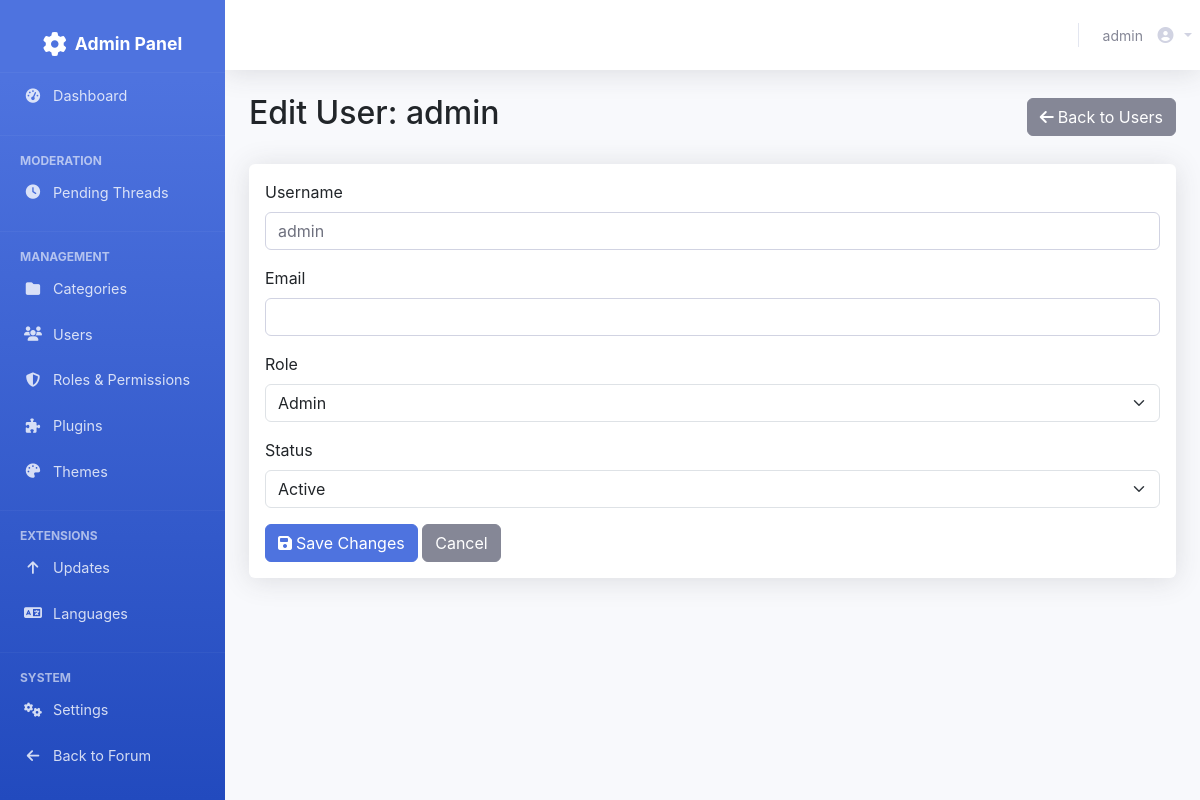
Screenshot of /admin/users/1/edit?id=1 (signed in) with the database file from the repository.
### tables this page shows
CREATE TABLE users (
                id INTEGER PRIMARY KEY AUTOINCREMENT,
                username TEXT UNIQUE NOT NULL,
                password TEXT NOT NULL,
                email TEXT,
                role TEXT DEFAULT 'user',
                avatar TEXT,
                created_at DATETIME DEFAULT CURRENT_TIMESTAMP
            , status TEXT DEFAULT 'active', suspension_time INTEGER DEFAULT 0, email_verified INTEGER DEFAULT 0);

### views/admin_user_edit.php (the view, shortened to what this page needs)
<?php include __DIR__.'/admin_header.php'; render_admin_header('Edit User: ' . escape($editUser['username'])); ?>
<div class="container-fluid">
    <div class="d-flex justify-content-between align-items-center mb-4">
        <h2>Edit User: <?= escape($editUser['username']) ?></h2>
        <a href="<?= url('admin_users') ?>" class="btn btn-secondary"><i class="fas fa-arrow-left me-1"></i>Back to Users</a>
    </div>
    <div class="card shadow mb-4">
        <div class="card-body">
            <form method="POST">
                <div class="mb-3">
                    <label class="form-label">Username</label>
                    <input type="text" name="username" class="form-control" value="<?= escape($editUser['username']) ?>" required>
                </div>
                <div class="mb-3">
                    <label class="form-label">Email</label>
                    <input type="email" name="email" class="form-control" value="<?= escape($editUser['email'] ?? '') ?>">
                </div>
                <div class="mb-3">
                    <label class="form-label">Role</label>
                    <select name="role" class="form-select">
                        <option value="admin" <?= $editUser['role'] === 'admin' ? 'selected' : '' ?>>Admin</option>
                    </select>
                </div>
                <div class="mb-3">
                    <label class="form-label">Status</label>
                    <select name="status" class="form-select">
                        <option value="active" <?= $editUser['status'] === 'active' ? 'selected' : '' ?>>Active</option>
                    </select>
                </div>
                <button type="submit" class="btn btn-primary"><i class="fas fa-save me-1"></i>Save Changes</button>
                <a href="<?= url('admin_users') ?>" class="btn btn-secondary">Cancel</a>
            </form>
        </div>
    </div>
</div>

### views/admin_header.php (shortened to what this page needs)
<?php
function render_admin_header($title = 'Admin Panel') {
?>
<!DOCTYPE html>
<html lang="en">
<head>
    <link href="https://cdn.jsdelivr.net/npm/bootstrap@5.3.3/dist/css/bootstrap.min.css" rel="stylesheet">
    <link href="https://cdnjs.cloudflare.com/ajax/libs/font-awesome/6.5.1/css/all.min.css" rel="stylesheet">
    <link href="<?= base_url() ?>/assets/admin.css" rel="stylesheet">
</head>
<body class="admin-layout">
    <div id="wrapper">
        <nav class="sidebar">
            <a class="sidebar-brand" href="<?= url('admin') ?>">
                <i class="fas fa-cog me-2"></i>
                <span>Admin Panel</span>
            </a>
            <hr class="sidebar-divider my-0">
            <ul class="sidebar-nav">
                <li>
                    <a href="<?= url('admin') ?>">
                        <i class="fas fa-tachometer-alt"></i>
                        <span>Dashboard</span>
                    </a>
                </li>
            </ul>
            <hr class="sidebar-divider">
            <div class="sidebar-heading">Moderation</div>
            <ul class="sidebar-nav">
                <li><a href="<?= url('admin_moderation') ?>"><i class="fas fa-clock"></i> <span>Pending Threads</span></a></li>
            </ul>
            <hr class="sidebar-divider">
            <div class="sidebar-heading">Management</div>
            <ul class="sidebar-nav">
                <li><a href="<?= url('admin_categories') ?>"><i class="fas fa-folder"></i> <span>Categories</span></a></li>
                <li><a href="<?= url('admin_users') ?>"><i class="fas fa-users"></i> <span>Users</span></a></li>
                <li><a href="<?= url('admin_roles') ?>"><i class="fas fa-shield-halved"></i> <span>Roles &amp; Permissions</span></a></li>
                <li><a href="<?= url('admin_plugins') ?>"><i class="fas fa-puzzle-piece"></i> <span>Plugins</span></a></li>
                <li><a href="<?= url('admin_themes') ?>"><i class="fas fa-palette"></i> <span>Themes</span></a></li>
            </ul>
            <hr class="sidebar-divider">
            <div class="sidebar-heading">Extensions</div>
            <ul class="sidebar-nav">
                <li><a href="<?= url('admin_updates') ?>"><i class="fas fa-arrow-up"></i> <span>Updates</span></a></li>
                <li><a href="<?= url('admin_langs') ?>"><i class="fas fa-language"></i> <span>Languages</span></a></li>
            </ul>
            <hr class="sidebar-divider">
            <div class="sidebar-heading">System</div>
            <ul class="sidebar-nav">
                <li><a href="<?= url('admin_settings') ?>"><i class="fas fa-cogs"></i> <span>Settings</span></a></li>
                <li><a href="<?= url('home') ?>"><i class="fas fa-arrow-left"></i> <span>Back to Forum</span></a></li>
            </ul>
        </nav>
        <div id="content-wrapper" class="d-flex flex-column">
            <div id="content">
                <nav class="navbar navbar-expand navbar-light bg-white topbar mb-4 static-top shadow">
                    <ul class="navbar-nav ms-auto">
                        <li class="nav-item dropdown no-arrow">
                            <a class="nav-link dropdown-toggle" href="#" id="userDropdown" role="button" data-bs-toggle="dropdown" aria-haspopup="true" aria-expanded="false">
                                <span class="me-2 d-none d-lg-inline text-gray-600 small"><?= escape($_SESSION['username'] ?? '') ?></span>
                                <i class="fas fa-user-circle fa-fw"></i>
                            </a>
                        </li>
                    </ul>
                </nav>
                <div class="container-fluid">
                    <?php
                    }
                    ?>

### assets/admin.css (style rules this page uses)
body.admin-layout { background-color: #f8f9fc; font-family: 'Nunito', -apple-system, BlinkMacSystemFont, 'Segoe UI', Roboto, 'Helvetica Neue', Arial, sans-serif; }
#wrapper { display: flex; width: 100%; min-height: 100vh; }
.sidebar { position: fixed; top: 0; left: 0; height: 100vh; width: 225px; background: linear-gradient(180deg, #4e73df 10%, #224abe 100%); padding-top: 1rem; z-index: 999; overflow-y: auto; transition: all 0.3s; }
.sidebar-brand { display: flex; align-items: center; justify-content: center; height: 56px; padding: 0 20px; text-decoration: none; color: #fff; font-size: 1.1rem; font-weight: 700; }
.sidebar-brand i { font-size: 1.5rem; }
.sidebar-nav { list-style: none; padding: 0; margin: 0; }
.sidebar-nav li a { display: flex; align-items: center; padding: 12px 20px; color: rgba(255,255,255,0.8); text-decoration: none; border-left: 3px solid transparent; font-size: 0.9rem; transition: all 0.2s; }
.sidebar-nav li a i { width: 20px; margin-right: 10px; text-align: center; }
.sidebar-heading { padding: 0 20px; margin-top: 1rem; font-size: 0.75rem; text-transform: uppercase; color: rgba(255,255,255,0.6); font-weight: 700; }
.sidebar-divider { margin: 1rem 0; border-top: 1px solid rgba(255,255,255,0.15); }
#content-wrapper { width: 100%; flex: 1; margin-left: 225px; display: flex; flex-direction: column; }
#content { flex: 1 0 auto; }
.topbar { height: 4.375rem; box-shadow: 0 0.15rem 1.75rem 0 rgba(58, 59, 69, 0.15); min-height: 56px; }
.topbar .nav-link { color: #d1d3e2 !important; }
.card { border: none; box-shadow: 0 0.15rem 1.75rem 0 rgba(58, 59, 69, 0.1); margin-bottom: 1.5rem; transition: transform 0.2s; }
.text-gray-600 { color: #858796 !important; }
.shadow { box-shadow: 0 0.15rem 1.75rem 0 rgba(58, 59, 69, 0.15) !important; }
.btn-primary { background-color: #4e73df; border-color: #4e73df; color: #fff; }
.btn-secondary { background-color: #858796; border-color: #858796; color: #fff; }
.form-control { border: 1px solid #d1d3e2; color: #6e707e; }

### rows the page displays
users: username "admin", role "Admin", status "Active"
